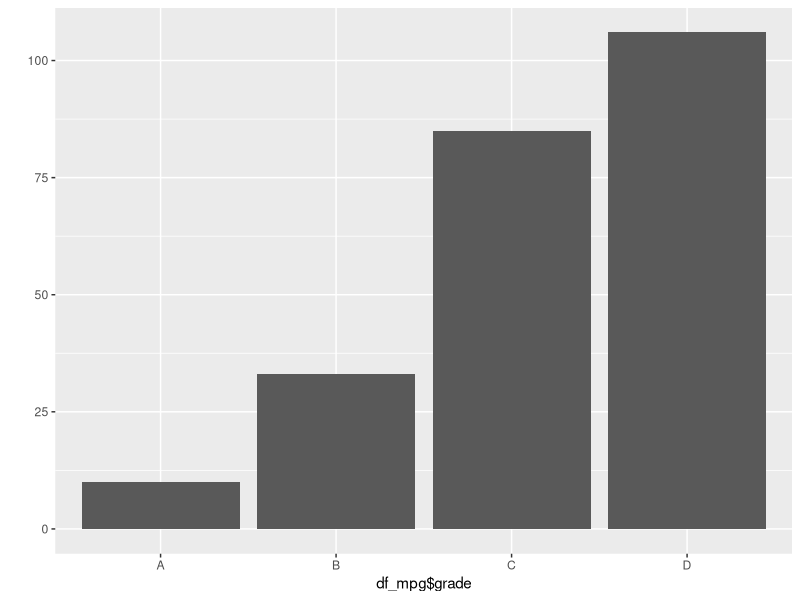

This chart was generated by the following R code:
library(ggplot2)
library(dplyr)
df_mpg=mpg

#in place
df_mpg$total=(df_mpg$cty +df_mpg$hwy)/2
df_mpg$test = ifelse(df_mpg$total>=20,"pass","fale")
table(df_mpg$test)
df_mpg$grade = ifelse(df_mpg$total>=30,"A",
                      ifelse(df_mpg$total >=25 , "B",
                             ifelse(df_mpg$total >=20, "C","D")))
table(df_mpg$grade)  
qplot(df_mpg$grade)

#out place
mutate(mpg, total=(cty+hwy)/2) -> df_mpg2

#####################
### git clone test
####################
#git clone git clone git@github.com:kyh8874/R.git ...파일명을 줄수 있다








